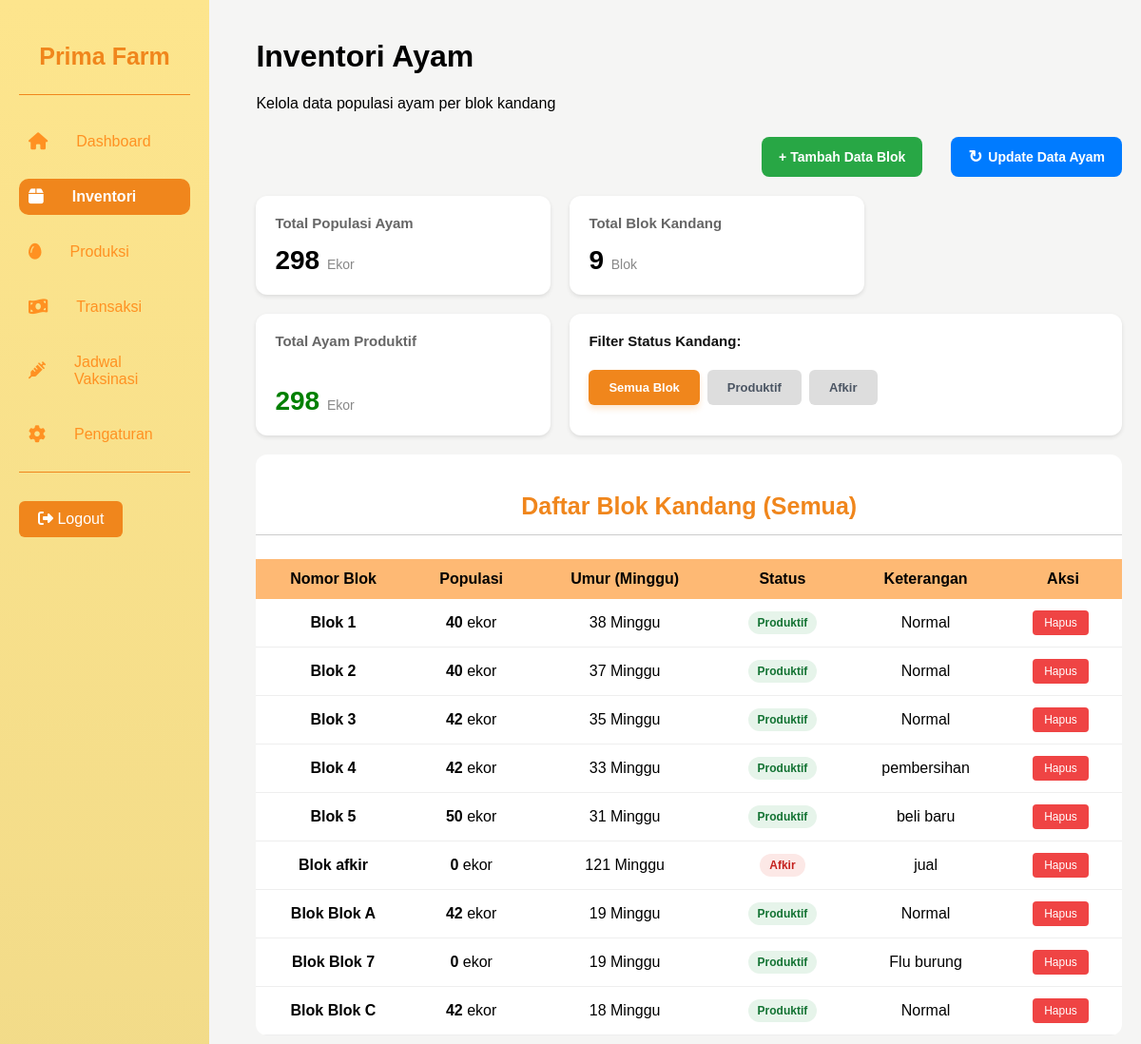
Page /menu_inventori.php (signed in) on the committed database.
### tables this page shows
CREATE TABLE `blok_kandang` (
  `id_blok_kandang` int NOT NULL,
  `id_petugas` int DEFAULT NULL,
  `nama_blok` varchar(100) DEFAULT NULL,
  `kapasitas_per_blok` int DEFAULT NULL,
  `total_ayam` int DEFAULT NULL,
  `tanggal_pembelian_ayam` date DEFAULT NULL,
  `keterangan` varchar(255) DEFAULT NULL
);

### menu_inventori.php (the view, shortened to what this page needs)
<?php
include("koneksi.php");
$status_filter = $_GET['status_filter'] ?? 'semua';
$query_ayam = mysqli_query($conn, "SELECT SUM(total_ayam) as total FROM blok_kandang");
$data_ayam = mysqli_fetch_assoc($query_ayam);
$query_kandang = mysqli_query($conn, "SELECT COUNT(id_blok_kandang) as totalkandang FROM blok_kandang");
$data_kandang = mysqli_fetch_assoc($query_kandang);
$query_produktif = mysqli_query($conn, "SELECT SUM(total_ayam) as total_produktif FROM blok_kandang
                                        WHERE tanggal_pembelian_ayam >= DATE_SUB(CURDATE(), INTERVAL 72 WEEK)");
$data_produktif = mysqli_fetch_assoc($query_produktif);
$total_ayam_produktif = $data_produktif['total_produktif'] ?? 0;
$where_riwayat = "";
$query_riwayat = mysqli_query($conn, "
    SELECT
        id_blok_kandang,
        nama_blok,
        total_ayam,
        kapasitas_per_blok,
        tanggal_pembelian_ayam,
        keterangan
    FROM blok_kandang
    $where_riwayat
    ORDER BY id_blok_kandang ASC
");
?>
<!DOCTYPE html>
<html lang="id">
<head>
    <link rel="stylesheet" href="menu.css">
</head>
<body>
    <div class="container">
        <?php $active = 'inventori'; include("sidebar.php"); ?>
        <main>
            <h1>Inventori Ayam</h1>
            <p>Kelola data populasi ayam per blok kandang</p>
            <div class="top-action-bar">
                <div class="btn-group-side">
                    <a href="inventori.php" class="btn-tambah">+ Tambah Data Blok</a>
                    <a href="update_ayam.php" class="btn-update"><span class="icon-rotasi">&#8635;</span> Update Data Ayam</a>
                </div>
            </div>
            <div class="card-container">
                <div class="card">
                    <p style="margin: 0; color: #666; font-size: 15px;">Total Populasi Ayam</p>
                    <h2 style="margin: 15px 0 0 0;"><?php echo number_format($data_ayam['total'] ?? 0); ?> <span style="font-size: 14px; color: #888; font-weight: normal;">Ekor</span></h2>
                </div>
                <div class="card">
                    <p style="margin: 0; color: #666; font-size: 15px;">Total Blok Kandang</p>
                    <h2 style="margin: 15px 0 0 0;"><?php echo $data_kandang['totalkandang'] ?? 0; ?> <span style="font-size: 14px; color: #888; font-weight: normal;">Blok</span></h2>
                </div>
                <div class="card">
                    <p style="margin: 0; color: #666; font-size: 15px;">Total Ayam Produktif</p>
                    <h2 style="margin: 15px 0 0 0;" class="hijau"><?php echo number_format($total_ayam_produktif); ?> <span style="font-size: 14px; color: #888; font-weight: normal;">Ekor</span></h2>
                </div>
                <div class="filter-card-custom">
                    <p style="margin: 0 0 10px 0; font-size: 15px; font-weight: bold; color: #111;">Filter Status Kandang:</p>
                    <form method="GET" action="">
                        <div class="radio-tile-group">
                            <div class="radio-wrapper">
                                <label for="semua" class="radio-label">Semua Blok</label>
                            </div>
                            <div class="radio-wrapper">
                                <label for="produktif" class="radio-label">Produktif</label>
                            </div>
                            <div class="radio-wrapper">
                                <label for="afkir" class="radio-label">Afkir</label>
                            </div>
                        </div>
                    </form>
                </div>
            </div>
            <div class="table-box">
                <h3>Daftar Blok Kandang (<?= ucfirst($status_filter) ?>)</h3>
                <table>
                    <thead>
                        <tr>
                            <th>Nomor Blok</th>
                            <th>Populasi</th>
                            <th>Umur (Minggu)</th>
                            <th>Status</th>
                            <th>Keterangan</th>
                            <th>Aksi</th>
                        </tr>
                    </thead>
                    <tbody>
                        <?php if (mysqli_num_rows($query_riwayat) > 0) {
                            while ($row = mysqli_fetch_assoc($query_riwayat)) {
                                $tgl_beli = new DateTime($row['tanggal_pembelian_ayam']);
                                $sekarang = new DateTime();
                                $selisih = $sekarang->diff($tgl_beli);
                                $minggu_sejak_beli = floor($selisih->days / 7);
                                $total_umur_minggu = $minggu_sejak_beli + 18;
                                if ($total_umur_minggu > 90) {
                                    $status = "Afkir"; $class = "afkir";
                                } else {
                                    $status = "Produktif"; $class = "produktif";
                                }
                        ?>
                                <tr>
                                    <td><strong>Blok
                                        <?php
                                            if (!empty($row['nama_blok'])) {
                                                echo $row['nama_blok'];
                                            } else {
                                                echo $row['id_blok_kandang'];
                                            }
                                            ?></strong></td>
                                    <td><strong><?php echo number_format($row['total_ayam']); ?></strong> ekor</td>
                                    <td><?php echo $total_umur_minggu; ?> Minggu</td>
                                    <td>
                                        <span class="status-badge <?php echo $class; ?>">
                                            <?php echo $status; ?>
                                        </span>
                                    </td>
                                    <td><?php echo htmlspecialchars($row['keterangan'] ?? 'Normal'); ?></td>
                                    <td>
                                        <a href="hapus_blok.php?id=<?php echo $row['id_blok_kandang']; ?>"
                                           class="btn-aksi btn-hapus"
                                           onclick="return confirm('Yakin ingin menghapus Blok <?php echo $row['id_blok_kandang']; ?>? Pastikan ayam sudah terjual habis.')">Hapus</a>
                                    </td>
                                </tr>
                        <?php }
                        } else { ?>
                            <tr><td colspan="6" style="text-align: center;">Tidak ada data blok dengan status ini.</td></tr>
                        <?php } ?>
                    </tbody>
                </table>
            </div>
        </main>
    </div>
</body>
</html>

### sidebar.php
<link rel="stylesheet" href="menu.css">
<link rel="stylesheet" href="https://cdnjs.cloudflare.com/ajax/libs/font-awesome/6.5.0/css/all.min.css">
<aside>
    <h3>Prima Farm</h3>
    <hr>
    <nav>
        <ul>
            <li>
                <a href="dashboard.php" class="<?= ($active == 'dashboard') ? 'active' : '' ?>">
                    <i class="fas fa-home"></i>
                    <span> Dashboard</span>
                </a>
            </li>
            <li>
                <a href="menu_inventori.php" class="<?= ($active == 'inventori') ? 'active' : '' ?>">
                    <i class="fas fa-box"></i>
                    <span> Inventori</span>
                </a>
            </li>
            <li>
                <a href="menu_produksi.php" class="<?= ($active == 'produksi') ? 'active' : '' ?>">
                    <i class="fas fa-egg"></i>
                    <span> Produksi</span>
                </a>
            </li>
            <li>
                <a href="menu_transaksi.php" class="<?= ($active == 'transaksi') ? 'active' : '' ?>">
                    <i class="fas fa-money-bill-wave"></i>
                    <span> Transaksi</span>
                </a>
            </li>
            <li>
                <a href="menu_jadwalvaksinasi.php" class="<?= ($active == 'jadwal') ? 'active' : '' ?>">
                    <i class="fas fa-syringe"></i>
                    <span> Jadwal Vaksinasi</span>
                </a>
            </li>
            <li>
                <a href="pengaturan.php" class="<?= ($active == 'pengaturan') ? 'active' : '' ?>">
                    <i class="fas fa-cog"></i>
                    <span> Pengaturan</span>
                </a>
            </li>
        </ul>
    </nav>
    <hr>
    <a href="logout.php" class="logout-button" onclick="return confirm('Yakin ingin keluar?')">
        <i class="fas fa-right-from-bracket"></i>
        <span> Logout</span>
    </a>
</aside>

### menu.css (style rules this page uses)
body { background-color: rgb(245, 245, 244); font-family: Arial, sans-serif; margin: 0; }
.container { display: grid; grid-template-columns: 220px auto; height: 100vh; overflow: hidden; }
aside { background-image: linear-gradient(to bottom, #fde58d, #F2DB89); padding: 20px; height: 100vh; overflow-y: auto; }
main { overflow-y: auto; padding: 20px; margin-bottom: 3%; }
.container h3 { font-size: 25px; font-weight: bold; color: #f0861c; text-align: center; }
hr { border: none; border-top: 1px solid #f0861c; margin: 10px 0 30px 0; }
aside nav ul { list-style: none; padding: 0; margin: 0; }
aside nav ul li { margin-bottom: 20px; }
aside nav ul li a { display: flex; align-items: center; gap: 30px; color: #ff9122; text-decoration: none; padding: 10px; transition: 0.3s; }
aside nav ul li a i { font-size: 18px; transition: 0.3s; }
aside nav ul li a.active { background-color: #f0861c; color: #fff; border-radius: 10px; font-weight: bold; }
aside nav ul li a.active i { color: #fff; }
main { margin-left: 3%; }
.logout-button { display: inline-block; background-color: #f0861c; color: white; padding: 10px 20px; border-radius: 6px; text-decoration: none; }
.card h2 { font-size: 28px; margin-bottom: 10px; }
.card p { font-size: 24px; font-weight: bold; }
.card h2 { font-size:28px; margin-top:5px; }
.hijau { color:green; }
.table-box { background:white; border-radius:12px; overflow:hidden; margin-top:20px; width: 100%; }
.table-box h3 { padding:15px; border-bottom:1px solid #ccc; }
table { width:100%; border-collapse:collapse; }
tr td { border-bottom:1px solid #eee; }
th, td { padding:12px; text-align:center; }
thead { background: #feb974; }
.btn-tambah { text-decoration: none; background:#f0861c; color:white; border:none; padding:10px 20px; border-radius:10px; cursor:pointer; margin-right: 20px; margin-top: 10px; }
input[type="radio"] + label { display: inline-block; padding: 10px 20px; border-radius: 6px; background-color: #ddd; cursor: pointer; }
input[type="radio"]:checked + label { background-color: red; color: white; }
.card-container { display:flex; gap:20px; margin:20px 0; }
.card { background:#ffffff; padding:20px; border-radius:12px; min-width:270px; box-shadow: 0 2px 4px rgba(0, 0, 0, 0.1); }
label { display: block; font-size: 16px; font-weight: 600; color: #111111; margin-bottom: 12px; margin-top: 12px; }
.status-badge { padding: 5px 10px; border-radius: 12px; font-size: 12px; font-weight: bold; }
.produktif { background-color: #dcfce7; color: #166534; }
.afkir { background-color: #fee2e2; color: #991b1b; }
.btn-aksi { padding: 6px 12px; text-decoration: none; font-size: 12px; border-radius: 4px; margin-right: 5px; display: inline-block; transition: 0.3s; }
.btn-hapus { background-color: #ef4444; color: white; border: none; }

### rows in the picture
blok_kandang: id_blok_kandang "1", total_ayam "40", tanggal_pembelian_ayam "Produktif", keterangan "Normal"
blok_kandang: id_blok_kandang "2", total_ayam "40", tanggal_pembelian_ayam "Produktif", keterangan "Normal"
blok_kandang: id_blok_kandang "3", total_ayam "42", tanggal_pembelian_ayam "Produktif", keterangan "Normal"
blok_kandang: id_blok_kandang "4", total_ayam "42", tanggal_pembelian_ayam "Produktif", keterangan "pembersihan"
blok_kandang: id_blok_kandang "5", total_ayam "50", tanggal_pembelian_ayam "Produktif", keterangan "beli baru"
blok_kandang: nama_blok "afkir", total_ayam "0", tanggal_pembelian_ayam "Afkir", keterangan "jual"
blok_kandang: nama_blok "Blok A", total_ayam "42", tanggal_pembelian_ayam "Produktif", keterangan "Normal"
blok_kandang: nama_blok "Blok 7", total_ayam "0", tanggal_pembelian_ayam "Produktif", keterangan "Flu burung"
blok_kandang: nama_blok "Blok C", total_ayam "42", tanggal_pembelian_ayam "Produktif", keterangan "Normal"

### other values in the picture
$data_ayam['total'] "298"
$data_kandang['totalkandang'] "9"
$total_ayam_produktif "298"
$status_filter "Semua"
